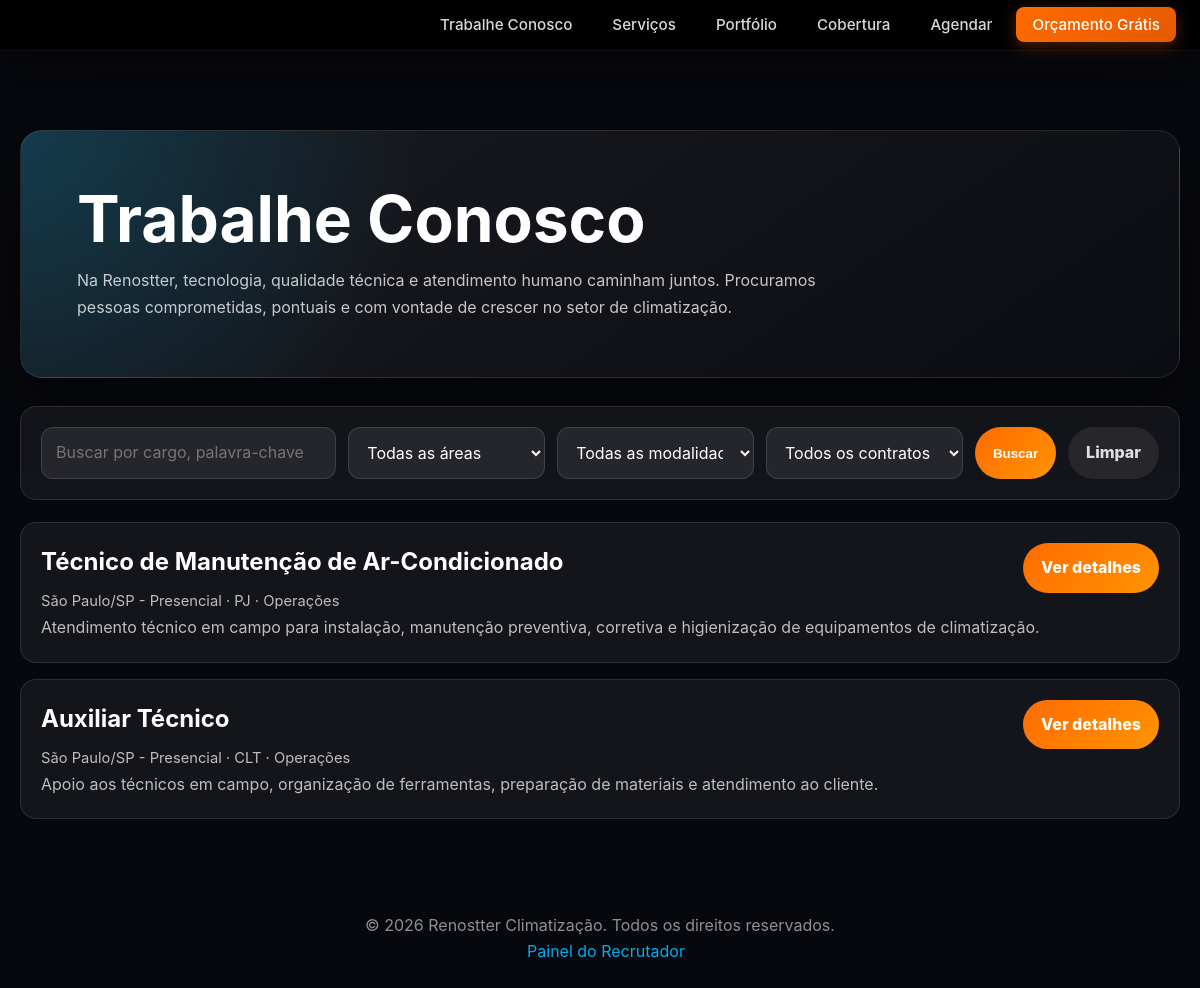
The app's page /trabalhe-conosco/index.php with its own data.
### tables this page shows
create table if not exists vagas (
    id int auto_increment primary key,
    titulo varchar(150) not null,
    descricao text not null,
    requisitos text,
    beneficios text,
    localidade varchar(100),
    tipo_contrato enum('CLT','PJ','Estágio','Freelancer') not null,
    area varchar(100),
    status enum('aberta','pausada','preenchida') default 'aberta',
    data_expiracao date null,
    data_criacao timestamp default current_timestamp,
    updated_at timestamp default current_timestamp on update current_timestamp,
    index idx_vagas_status (status),
    index idx_vagas_area (area),
    index idx_vagas_tipo (tipo_contrato),
    fulltext index ft_vagas_busca (titulo, descricao)
);

### includes/bootstrap.php (called while the page is built, shortened)
<?php
$configPath = __DIR__ . '/config.php';
if (!file_exists($configPath)) {
    $configPath = __DIR__ . '/config.example.php';
}
$config = require $configPath;
function config_value(string $path, mixed $default = null): mixed
{
    global $config;
    $value = $config;
    foreach (explode('.', $path) as $part) {
        $value = $value[$part];
    }
    return $value;
}
function db(): PDO
{
    static $pdo = null;
    if ($pdo instanceof PDO) {
        return $pdo;
    }
    $db = config_value('db');
    $dsn = sprintf('mysql:host=%s;dbname=%s;charset=%s', $db['host'], $db['database'], $db['charset'] ?? 'utf8mb4');
    $pdo = new PDO($dsn, $db['user'], $db['password'], [
        PDO::ATTR_ERRMODE => PDO::ERRMODE_EXCEPTION,
        PDO::ATTR_DEFAULT_FETCH_MODE => PDO::FETCH_ASSOC,
        PDO::ATTR_EMULATE_PREPARES => false,
    ]);
    return $pdo;
}
function e(?string $value): string
{
    return htmlspecialchars((string) $value, ENT_QUOTES | ENT_SUBSTITUTE, 'UTF-8');
}

### trabalhe-conosco/index.php (the view, shortened to what this page needs)
<?php
require_once __DIR__ . '/../includes/bootstrap.php';
require_once __DIR__ . '/../includes/layout.php';
$perPage = 20;
$page = max(1, (int) ($_GET['pagina'] ?? 1));
$offset = ($page - 1) * $perPage;
$q = trim((string) ($_GET['q'] ?? ''));
$where = ["status = 'aberta'", "(data_expiracao is null or data_expiracao >= curdate())"];
$whereSql = implode(' and ', $where);
$stmt = db()->prepare("select * from vagas where $whereSql order by data_criacao desc limit :limit offset :offset");
$stmt->bindValue(':limit', $perPage, PDO::PARAM_INT);
$stmt->bindValue(':offset', $offset, PDO::PARAM_INT);
$stmt->execute();
$vagas = $stmt->fetchAll();
render_header('Trabalhe Conosco', 'Veja vagas abertas e envie seu currículo para a Renostter.');
?>
<main class="careers-page-main">
    <div class="careers-page-container">
        <section class="careers-hero-band">
            <h1>Trabalhe Conosco</h1>
            <p>Na Renostter, tecnologia, qualidade técnica e atendimento humano caminham juntos. Procuramos pessoas comprometidas, pontuais e com vontade de crescer no setor de climatização.</p>
        </section>
        <section class="careers-filter-card">
            <form class="careers-filters" method="get">
                <input class="careers-input" type="search" name="q" value="<?= e($q) ?>" placeholder="Buscar por cargo, palavra-chave ou descrição">
                <select class="careers-select" name="area">
                    <option value="">Todas as áreas</option>
                </select>
                <select class="careers-select" name="localidade">
                    <option value="">Todas as modalidades</option>
                </select>
                <select class="careers-select" name="tipo_contrato">
                    <option value="">Todos os contratos</option>
                </select>
                <button class="careers-btn careers-btn-primary" type="submit">Buscar</button>
                <a class="careers-btn careers-btn-ghost" href="/trabalhe-conosco/">Limpar</a>
            </form>
        </section>
        <section class="careers-list">
            <?php foreach ($vagas as $vaga): ?>
                <article class="careers-card">
                    <div class="careers-card-top">
                        <div>
                            <h2><?= e($vaga['titulo']) ?></h2>
                            <p class="careers-meta"><?= e($vaga['localidade']) ?> · <?= e($vaga['tipo_contrato']) ?> · <?= e($vaga['area']) ?></p>
                        </div>
                        <a class="careers-btn careers-btn-primary" href="/candidatar/?vaga=<?= (int) $vaga['id'] ?>">Ver detalhes</a>
                    </div>
                    <p><?= e(strlen(strip_tags($vaga['descricao'])) > 220 ? substr(strip_tags($vaga['descricao']), 0, 220) . '...' : strip_tags($vaga['descricao'])) ?></p>
                </article>
            <?php endforeach; ?>
        </section>
    </div>
</main>
<?php render_footer(); ?>

### includes/layout.php (shortened to what this page needs)
<?php
function render_header(string $title, string $description = ''): void
{
    ?>
<!DOCTYPE html>
<html lang="pt-BR">
<head>
    <link rel="stylesheet" href="/styles.css?v=20260528">
    <link rel="stylesheet" href="/assets/css/careers-pages.css?v=20260528">
</head>
<body class="careers-page-body">
    <nav class="navbar scrolled">
        <div class="container nav-inner">
            <ul class="nav-links">
                <li><a href="/trabalhe-conosco/">Trabalhe Conosco</a></li>
                <li><a href="/#servicos">Serviços</a></li>
                <li><a href="/#portfolio">Portfólio</a></li>
                <li><a href="/#mapa">Cobertura</a></li>
                <li><a href="/#agendar">Agendar</a></li>
                <li><a href="/#contato" class="btn-nav">Orçamento Grátis</a></li>
            </ul>
        </div>
    </nav>
    <?php
}
function render_footer(): void
{
    ?>
    <footer class="careers-simple-footer">
        <p>© <?= date('Y') ?> Renostter Climatização. Todos os direitos reservados.</p>
        <a href="/admin/vagas/">Painel do Recrutador</a>
    </footer>
</body>
</html>
    <?php
}

### styles.css (style rules this page uses)
:root { --blue: #00AEEF; --blue-dark: #0088CC; --blue-light: #E8F8FF; --orange: #FF6B00; --orange-dark: #E55A00; --dark: #0A0E1A; --dark-2: #111827; --dark-3: #1F2937; --gray: #6B7280; --gray-light: #F3F4F6; --white: #FFFFFF; --radius: 16px; --ease-spring: cubic-bezier(0.175, 0.885, 0.32, 1.275); --ease-smooth: cubic-bezier(0.25, 1, 0.5, 1); --ease-express: cubic-bezier(0.85, 0, 0.15, 1); --shadow: 0 4px 24px rgba(0, 0, 0, 0.08); --shadow-lg: 0 20px 60px rgba(0, 0, 0, 0.15); --transition: 0.4s var(--ease-smooth); }
*, *::before, *::after { box-sizing: border-box; margin: 0; padding: 0; }
html { scroll-behavior: smooth; font-size: 16px; }
body { font-family: 'Inter', sans-serif; color: var(--dark); background: var(--white); overflow-x: hidden; line-height: 1.6; }
.container { max-width: 1200px; margin: 0 auto; padding: 0 24px; }
a { text-decoration: none; color: inherit; }
.btn-nav { background: linear-gradient(135deg, var(--orange), var(--orange-dark)); color: white !important; padding: 10px 24px; border-radius: 50px; font-weight: 700; font-size: 0.9rem; transition: var(--transition); box-shadow: 0 4px 16px rgba(255, 107, 0, 0.3); }
.navbar { position: fixed; top: 0; left: 0; right: 0; z-index: 1000; padding: 16px 0; transition: var(--transition); background-color: #000000; border-bottom: 1px solid #111; }
.navbar.scrolled { background: rgba(0, 0, 0, 0.95); backdrop-filter: blur(20px); -webkit-backdrop-filter: blur(20px); padding: 12px 0; box-shadow: 0 4px 30px rgba(0, 0, 0, 0.5); }
.nav-inner { display: flex; align-items: center; justify-content: space-between; }
.nav-links { list-style: none; display: flex; align-items: center; gap: 8px; }
.nav-links a { color: rgba(255, 255, 255, 0.85); font-weight: 500; font-size: 0.95rem; padding: 8px 16px; border-radius: 8px; transition: var(--transition); }

### assets/css/careers-pages.css (style rules this page uses)
.careers-page-body { background: #07080d; color: #fff; min-height: 100vh; }
.careers-page-main { padding: 130px 20px 64px; }
.careers-page-container { width: min(1160px, 100%); margin: 0 auto; }
.careers-hero-band { border: 1px solid rgba(255,255,255,.1); border-radius: 22px; padding: clamp(28px, 5vw, 56px); background: radial-gradient(circle at top left, rgba(0,174,239,.22), transparent 34%), linear-gradient(145deg, rgba(255,255,255,.08), rgba(255,255,255,.025)); box-shadow: 0 24px 70px rgba(0,0,0,.35); margin-bottom: 28px; }
.careers-hero-band h1 { font-size: clamp(2rem, 6vw, 4rem); line-height: 1; margin: 0 0 16px; }
.careers-hero-band p { color: rgba(255,255,255,.76); max-width: 760px; line-height: 1.7; }
.careers-filter-card, .careers-card, .admin-card { border: 1px solid rgba(255,255,255,.1); border-radius: 16px; background: rgba(255,255,255,.055); padding: 20px; }
.careers-filters { display: grid; grid-template-columns: 1.5fr repeat(3, 1fr) auto auto; gap: 12px; }
.careers-input, .careers-select, .careers-textarea { width: 100%; border: 1px solid rgba(255,255,255,.12); border-radius: 12px; background: rgba(255,255,255,.08); color: #fff; padding: 12px 14px; font: inherit; }
.careers-select option { color: #111; }
.careers-btn { border: 0; border-radius: 999px; padding: 12px 18px; font-weight: 800; cursor: pointer; text-decoration: none; display: inline-flex; align-items: center; justify-content: center; }
.careers-btn-primary { background: linear-gradient(135deg, #ff6b00, #ff9400); color: #fff; }
.careers-btn-ghost { background: rgba(255,255,255,.08); color: rgba(255,255,255,.85); }
.careers-list { display: grid; gap: 16px; margin-top: 22px; }
.careers-card-top { display: flex; justify-content: space-between; gap: 16px; align-items: flex-start; }
.careers-card h2, .careers-card h3, .admin-card h2 { margin: 0 0 8px; }
.careers-meta { color: rgba(255,255,255,.62); font-size: .92rem; }
.careers-card p, .careers-empty, .careers-help { color: rgba(255,255,255,.72); line-height: 1.7; }
.careers-simple-footer { padding: 30px 20px; text-align: center; color: rgba(255,255,255,.55); }
.careers-simple-footer a { color: #00aeef; margin-left: 12px; }

### records on screen
vagas: titulo "Técnico de Manutenção de Ar-Condicionado", localidade "São Paulo/SP - Presencial", tipo_contrato "PJ", area "Operações", descricao "Atendimento técnico em campo para instalação, manutenção preventiva, corretiva e higienização de equipamentos de climatização."
vagas: titulo "Auxiliar Técnico", localidade "São Paulo/SP - Presencial", tipo_contrato "CLT", area "Operações", descricao "Apoio aos técnicos em campo, organização de ferramentas, preparação de materiais e atendimento ao cliente."
